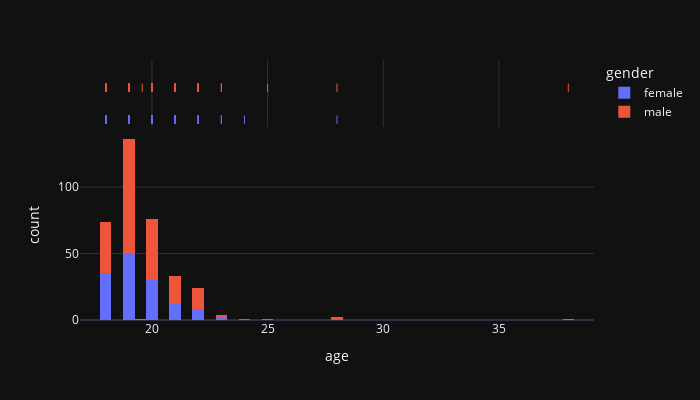
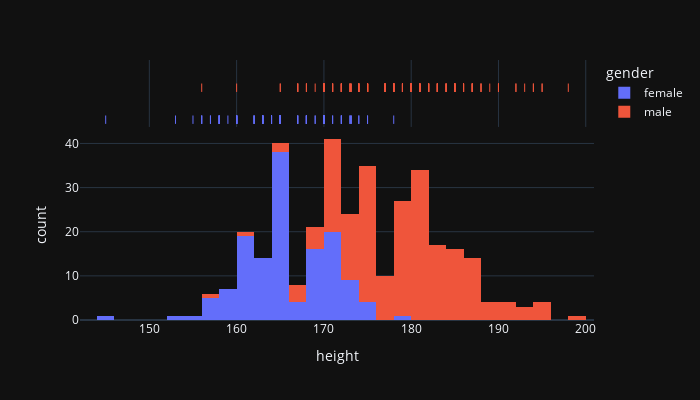
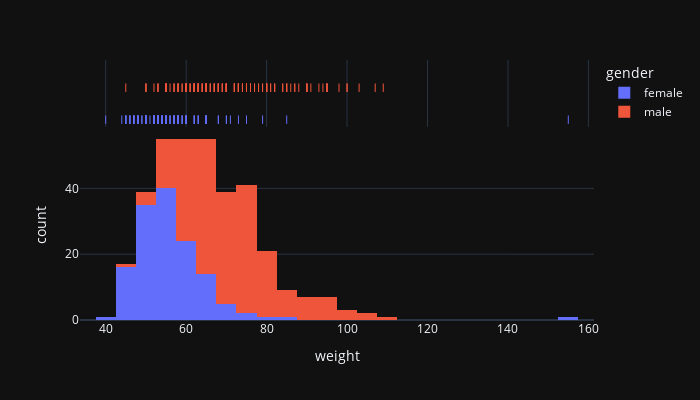
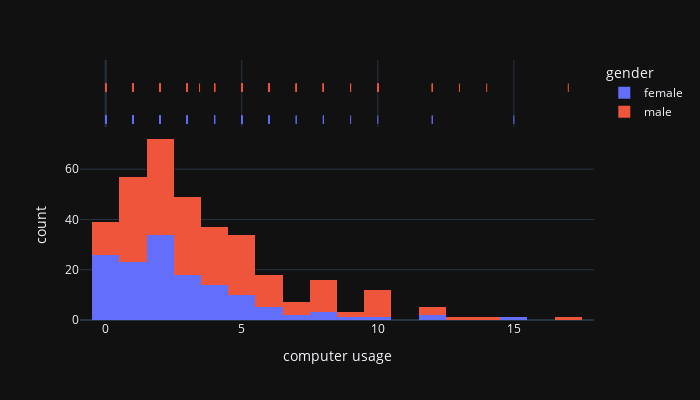

Notebook code cell kept with these figures, in order:
### Code cell
#  distribution of numeric variables
import plotly.figure_factory as ff

num_cols=[col for col in df.columns if df[col].dtypes!="O" and col not in "id"]

def num_summary(data, col):

    fig = px.histogram(data, x=col,color="gender", marginal="rug",
                   hover_data=data.columns,template="plotly_dark",width=700, height=400)
    fig.show()
for i in df[num_cols]:
    num_summary(df,i)

### Figure 1 — Plotly figure (JSON) as saved in the notebook; plotly's stock layout.template omitted (floating-point values rounded to 4 significant figures; data arrays with more than 128 entries replaced by an {"elided": "..."} marker saying what was removed)
{"data": [{"alignmentgroup": "True", "bingroup": "x", "hovertemplate": "gender=female<br>age=%{x}<br>count=%{y}<extra></extra>", "legendgroup": "female", "marker": {"color": "#636efa", "pattern": {"shape": ""}}, "name": "female", "offsetgroup": "female", "orientation": "v", "showlegend": true, "type": "histogram", "x": {"elided": "140 int values"}, "xaxis": "x", "yaxis": "y"}, {"alignmentgroup": "True", "boxpoints": "all", "customdata": {"elided": "140x18 mixed values"}, "fillcolor": "rgba(255,255,255,0)", "hoveron": "points", "hovertemplate": "gender=%{customdata[1]}<br>age=%{x}<br>id=%{customdata[0]}<br>height=%{customdata[2]}<br>weight=%{customdata[3]}<br>blood=%{customdata[4]}<br>relative headache=%{customdata[5]}<br>alcohol=%{customdata[6]}<br>cigarette=%{customdata[7]}<br>computer usage=%{customdata[8]}<br>headache in last year=%{customdata[9]}<br>min 5 attacks=%{customdata[10]}<br>4-72 hours duration=%{customdata[11]}<br>unilateral=%{customdata[12]}<br>pulsative=%{customdata[13]}<br>moderate or severe=%{customdata[14]}<br>increase in movement=%{customdata[15]}<br>nausea and/or vomiting=%{customdata[16]}<br>photophobia or phonophobia=%{customdata[17]}<extra></extra>", "jitter": 0, "legendgroup": "female", "line": {"color": "rgba(255,255,255,0)"}, "marker": {"color": "#636efa", "symbol": "line-ns-open"}, "name": "female", "offsetgroup": "female", "showlegend": false, "type": "box", "x": {"elided": "140 int values"}, "xaxis": "x2", "yaxis": "y2"}, {"alignmentgroup": "True", "bingroup": "x", "hovertemplate": "gender=male<br>age=%{x}<br>count=%{y}<extra></extra>", "legendgroup": "male", "marker": {"color": "#EF553B", "pattern": {"shape": ""}}, "name": "male", "offsetgroup": "male", "orientation": "v", "showlegend": true, "type": "histogram", "x": {"elided": "213 float values"}, "xaxis": "x", "yaxis": "y"}, {"alignmentgroup": "True", "boxpoints": "all", "customdata": {"elided": "213x18 mixed values"}, "fillcolor": "rgba(255,255,255,0)", "hoveron": "points", "hovertemplate": "gender=%{customdata[1]}<br>age=%{x}<br>id=%{customdata[0]}<br>height=%{customdata[2]}<br>weight=%{customdata[3]}<br>blood=%{customdata[4]}<br>relative headache=%{customdata[5]}<br>alcohol=%{customdata[6]}<br>cigarette=%{customdata[7]}<br>computer usage=%{customdata[8]}<br>headache in last year=%{customdata[9]}<br>min 5 attacks=%{customdata[10]}<br>4-72 hours duration=%{customdata[11]}<br>unilateral=%{customdata[12]}<br>pulsative=%{customdata[13]}<br>moderate or severe=%{customdata[14]}<br>increase in movement=%{customdata[15]}<br>nausea and/or vomiting=%{customdata[16]}<br>photophobia or phonophobia=%{customdata[17]}<extra></extra>", "jitter": 0, "legendgroup": "male", "line": {"color": "rgba(255,255,255,0)"}, "marker": {"color": "#EF553B", "symbol": "line-ns-open"}, "name": "male", "offsetgroup": "male", "showlegend": false, "type": "box", "x": {"elided": "213 float values"}, "xaxis": "x2", "yaxis": "y2"}], "layout": {"barmode": "relative", "height": 400, "legend": {"title": {"text": "gender"}, "tracegroupgap": 0}, "margin": {"t": 60}, "width": 700, "xaxis": {"anchor": "y", "domain": [0, 1], "title": {"text": "age"}}, "xaxis2": {"anchor": "y2", "domain": [0, 1], "matches": "x", "showgrid": true, "showticklabels": false}, "yaxis": {"anchor": "x", "domain": [0, 0.7326], "title": {"text": "count"}}, "yaxis2": {"anchor": "x2", "domain": [0.7426, 1], "matches": "y2", "showgrid": false, "showline": false, "showticklabels": false, "ticks": ""}}}

### Figure 2 — Plotly figure (JSON) as saved in the notebook; plotly's stock layout.template omitted (floating-point values rounded to 4 significant figures; data arrays with more than 128 entries replaced by an {"elided": "..."} marker saying what was removed)
{"data": [{"alignmentgroup": "True", "bingroup": "x", "hovertemplate": "gender=female<br>height=%{x}<br>count=%{y}<extra></extra>", "legendgroup": "female", "marker": {"color": "#636efa", "pattern": {"shape": ""}}, "name": "female", "offsetgroup": "female", "orientation": "v", "showlegend": true, "type": "histogram", "x": {"elided": "140 float values"}, "xaxis": "x", "yaxis": "y"}, {"alignmentgroup": "True", "boxpoints": "all", "customdata": {"elided": "140x18 mixed values"}, "fillcolor": "rgba(255,255,255,0)", "hoveron": "points", "hovertemplate": "gender=%{customdata[1]}<br>height=%{x}<br>id=%{customdata[0]}<br>age=%{customdata[2]}<br>weight=%{customdata[3]}<br>blood=%{customdata[4]}<br>relative headache=%{customdata[5]}<br>alcohol=%{customdata[6]}<br>cigarette=%{customdata[7]}<br>computer usage=%{customdata[8]}<br>headache in last year=%{customdata[9]}<br>min 5 attacks=%{customdata[10]}<br>4-72 hours duration=%{customdata[11]}<br>unilateral=%{customdata[12]}<br>pulsative=%{customdata[13]}<br>moderate or severe=%{customdata[14]}<br>increase in movement=%{customdata[15]}<br>nausea and/or vomiting=%{customdata[16]}<br>photophobia or phonophobia=%{customdata[17]}<extra></extra>", "jitter": 0, "legendgroup": "female", "line": {"color": "rgba(255,255,255,0)"}, "marker": {"color": "#636efa", "symbol": "line-ns-open"}, "name": "female", "offsetgroup": "female", "showlegend": false, "type": "box", "x": {"elided": "140 float values"}, "xaxis": "x2", "yaxis": "y2"}, {"alignmentgroup": "True", "bingroup": "x", "hovertemplate": "gender=male<br>height=%{x}<br>count=%{y}<extra></extra>", "legendgroup": "male", "marker": {"color": "#EF553B", "pattern": {"shape": ""}}, "name": "male", "offsetgroup": "male", "orientation": "v", "showlegend": true, "type": "histogram", "x": {"elided": "213 float values"}, "xaxis": "x", "yaxis": "y"}, {"alignmentgroup": "True", "boxpoints": "all", "customdata": {"elided": "213x18 mixed values"}, "fillcolor": "rgba(255,255,255,0)", "hoveron": "points", "hovertemplate": "gender=%{customdata[1]}<br>height=%{x}<br>id=%{customdata[0]}<br>age=%{customdata[2]}<br>weight=%{customdata[3]}<br>blood=%{customdata[4]}<br>relative headache=%{customdata[5]}<br>alcohol=%{customdata[6]}<br>cigarette=%{customdata[7]}<br>computer usage=%{customdata[8]}<br>headache in last year=%{customdata[9]}<br>min 5 attacks=%{customdata[10]}<br>4-72 hours duration=%{customdata[11]}<br>unilateral=%{customdata[12]}<br>pulsative=%{customdata[13]}<br>moderate or severe=%{customdata[14]}<br>increase in movement=%{customdata[15]}<br>nausea and/or vomiting=%{customdata[16]}<br>photophobia or phonophobia=%{customdata[17]}<extra></extra>", "jitter": 0, "legendgroup": "male", "line": {"color": "rgba(255,255,255,0)"}, "marker": {"color": "#EF553B", "symbol": "line-ns-open"}, "name": "male", "offsetgroup": "male", "showlegend": false, "type": "box", "x": {"elided": "213 float values"}, "xaxis": "x2", "yaxis": "y2"}], "layout": {"barmode": "relative", "height": 400, "legend": {"title": {"text": "gender"}, "tracegroupgap": 0}, "margin": {"t": 60}, "width": 700, "xaxis": {"anchor": "y", "domain": [0, 1], "title": {"text": "height"}}, "xaxis2": {"anchor": "y2", "domain": [0, 1], "matches": "x", "showgrid": true, "showticklabels": false}, "yaxis": {"anchor": "x", "domain": [0, 0.7326], "title": {"text": "count"}}, "yaxis2": {"anchor": "x2", "domain": [0.7426, 1], "matches": "y2", "showgrid": false, "showline": false, "showticklabels": false, "ticks": ""}}}

### Figure 3 — Plotly figure (JSON) as saved in the notebook; plotly's stock layout.template omitted (floating-point values rounded to 4 significant figures; data arrays with more than 128 entries replaced by an {"elided": "..."} marker saying what was removed)
{"data": [{"alignmentgroup": "True", "bingroup": "x", "hovertemplate": "gender=female<br>weight=%{x}<br>count=%{y}<extra></extra>", "legendgroup": "female", "marker": {"color": "#636efa", "pattern": {"shape": ""}}, "name": "female", "offsetgroup": "female", "orientation": "v", "showlegend": true, "type": "histogram", "x": {"elided": "140 float values"}, "xaxis": "x", "yaxis": "y"}, {"alignmentgroup": "True", "boxpoints": "all", "customdata": {"elided": "140x18 mixed values"}, "fillcolor": "rgba(255,255,255,0)", "hoveron": "points", "hovertemplate": "gender=%{customdata[1]}<br>weight=%{x}<br>id=%{customdata[0]}<br>age=%{customdata[2]}<br>height=%{customdata[3]}<br>blood=%{customdata[4]}<br>relative headache=%{customdata[5]}<br>alcohol=%{customdata[6]}<br>cigarette=%{customdata[7]}<br>computer usage=%{customdata[8]}<br>headache in last year=%{customdata[9]}<br>min 5 attacks=%{customdata[10]}<br>4-72 hours duration=%{customdata[11]}<br>unilateral=%{customdata[12]}<br>pulsative=%{customdata[13]}<br>moderate or severe=%{customdata[14]}<br>increase in movement=%{customdata[15]}<br>nausea and/or vomiting=%{customdata[16]}<br>photophobia or phonophobia=%{customdata[17]}<extra></extra>", "jitter": 0, "legendgroup": "female", "line": {"color": "rgba(255,255,255,0)"}, "marker": {"color": "#636efa", "symbol": "line-ns-open"}, "name": "female", "offsetgroup": "female", "showlegend": false, "type": "box", "x": {"elided": "140 float values"}, "xaxis": "x2", "yaxis": "y2"}, {"alignmentgroup": "True", "bingroup": "x", "hovertemplate": "gender=male<br>weight=%{x}<br>count=%{y}<extra></extra>", "legendgroup": "male", "marker": {"color": "#EF553B", "pattern": {"shape": ""}}, "name": "male", "offsetgroup": "male", "orientation": "v", "showlegend": true, "type": "histogram", "x": {"elided": "213 float values"}, "xaxis": "x", "yaxis": "y"}, {"alignmentgroup": "True", "boxpoints": "all", "customdata": {"elided": "213x18 mixed values"}, "fillcolor": "rgba(255,255,255,0)", "hoveron": "points", "hovertemplate": "gender=%{customdata[1]}<br>weight=%{x}<br>id=%{customdata[0]}<br>age=%{customdata[2]}<br>height=%{customdata[3]}<br>blood=%{customdata[4]}<br>relative headache=%{customdata[5]}<br>alcohol=%{customdata[6]}<br>cigarette=%{customdata[7]}<br>computer usage=%{customdata[8]}<br>headache in last year=%{customdata[9]}<br>min 5 attacks=%{customdata[10]}<br>4-72 hours duration=%{customdata[11]}<br>unilateral=%{customdata[12]}<br>pulsative=%{customdata[13]}<br>moderate or severe=%{customdata[14]}<br>increase in movement=%{customdata[15]}<br>nausea and/or vomiting=%{customdata[16]}<br>photophobia or phonophobia=%{customdata[17]}<extra></extra>", "jitter": 0, "legendgroup": "male", "line": {"color": "rgba(255,255,255,0)"}, "marker": {"color": "#EF553B", "symbol": "line-ns-open"}, "name": "male", "offsetgroup": "male", "showlegend": false, "type": "box", "x": {"elided": "213 float values"}, "xaxis": "x2", "yaxis": "y2"}], "layout": {"barmode": "relative", "height": 400, "legend": {"title": {"text": "gender"}, "tracegroupgap": 0}, "margin": {"t": 60}, "width": 700, "xaxis": {"anchor": "y", "domain": [0, 1], "title": {"text": "weight"}}, "xaxis2": {"anchor": "y2", "domain": [0, 1], "matches": "x", "showgrid": true, "showticklabels": false}, "yaxis": {"anchor": "x", "domain": [0, 0.7326], "title": {"text": "count"}}, "yaxis2": {"anchor": "x2", "domain": [0.7426, 1], "matches": "y2", "showgrid": false, "showline": false, "showticklabels": false, "ticks": ""}}}

### Figure 4 — Plotly figure (JSON) as saved in the notebook; plotly's stock layout.template omitted (floating-point values rounded to 4 significant figures; data arrays with more than 128 entries replaced by an {"elided": "..."} marker saying what was removed)
{"data": [{"alignmentgroup": "True", "bingroup": "x", "hovertemplate": "gender=female<br>computer usage=%{x}<br>count=%{y}<extra></extra>", "legendgroup": "female", "marker": {"color": "#636efa", "pattern": {"shape": ""}}, "name": "female", "offsetgroup": "female", "orientation": "v", "showlegend": true, "type": "histogram", "x": {"elided": "140 int values"}, "xaxis": "x", "yaxis": "y"}, {"alignmentgroup": "True", "boxpoints": "all", "customdata": {"elided": "140x18 mixed values"}, "fillcolor": "rgba(255,255,255,0)", "hoveron": "points", "hovertemplate": "gender=%{customdata[1]}<br>computer usage=%{x}<br>id=%{customdata[0]}<br>age=%{customdata[2]}<br>height=%{customdata[3]}<br>weight=%{customdata[4]}<br>blood=%{customdata[5]}<br>relative headache=%{customdata[6]}<br>alcohol=%{customdata[7]}<br>cigarette=%{customdata[8]}<br>headache in last year=%{customdata[9]}<br>min 5 attacks=%{customdata[10]}<br>4-72 hours duration=%{customdata[11]}<br>unilateral=%{customdata[12]}<br>pulsative=%{customdata[13]}<br>moderate or severe=%{customdata[14]}<br>increase in movement=%{customdata[15]}<br>nausea and/or vomiting=%{customdata[16]}<br>photophobia or phonophobia=%{customdata[17]}<extra></extra>", "jitter": 0, "legendgroup": "female", "line": {"color": "rgba(255,255,255,0)"}, "marker": {"color": "#636efa", "symbol": "line-ns-open"}, "name": "female", "offsetgroup": "female", "showlegend": false, "type": "box", "x": {"elided": "140 int values"}, "xaxis": "x2", "yaxis": "y2"}, {"alignmentgroup": "True", "bingroup": "x", "hovertemplate": "gender=male<br>computer usage=%{x}<br>count=%{y}<extra></extra>", "legendgroup": "male", "marker": {"color": "#EF553B", "pattern": {"shape": ""}}, "name": "male", "offsetgroup": "male", "orientation": "v", "showlegend": true, "type": "histogram", "x": {"elided": "213 float values"}, "xaxis": "x", "yaxis": "y"}, {"alignmentgroup": "True", "boxpoints": "all", "customdata": {"elided": "213x18 mixed values"}, "fillcolor": "rgba(255,255,255,0)", "hoveron": "points", "hovertemplate": "gender=%{customdata[1]}<br>computer usage=%{x}<br>id=%{customdata[0]}<br>age=%{customdata[2]}<br>height=%{customdata[3]}<br>weight=%{customdata[4]}<br>blood=%{customdata[5]}<br>relative headache=%{customdata[6]}<br>alcohol=%{customdata[7]}<br>cigarette=%{customdata[8]}<br>headache in last year=%{customdata[9]}<br>min 5 attacks=%{customdata[10]}<br>4-72 hours duration=%{customdata[11]}<br>unilateral=%{customdata[12]}<br>pulsative=%{customdata[13]}<br>moderate or severe=%{customdata[14]}<br>increase in movement=%{customdata[15]}<br>nausea and/or vomiting=%{customdata[16]}<br>photophobia or phonophobia=%{customdata[17]}<extra></extra>", "jitter": 0, "legendgroup": "male", "line": {"color": "rgba(255,255,255,0)"}, "marker": {"color": "#EF553B", "symbol": "line-ns-open"}, "name": "male", "offsetgroup": "male", "showlegend": false, "type": "box", "x": {"elided": "213 float values"}, "xaxis": "x2", "yaxis": "y2"}], "layout": {"barmode": "relative", "height": 400, "legend": {"title": {"text": "gender"}, "tracegroupgap": 0}, "margin": {"t": 60}, "width": 700, "xaxis": {"anchor": "y", "domain": [0, 1], "title": {"text": "computer usage"}}, "xaxis2": {"anchor": "y2", "domain": [0, 1], "matches": "x", "showgrid": true, "showticklabels": false}, "yaxis": {"anchor": "x", "domain": [0, 0.7326], "title": {"text": "count"}}, "yaxis2": {"anchor": "x2", "domain": [0.7426, 1], "matches": "y2", "showgrid": false, "showline": false, "showticklabels": false, "ticks": ""}}}
